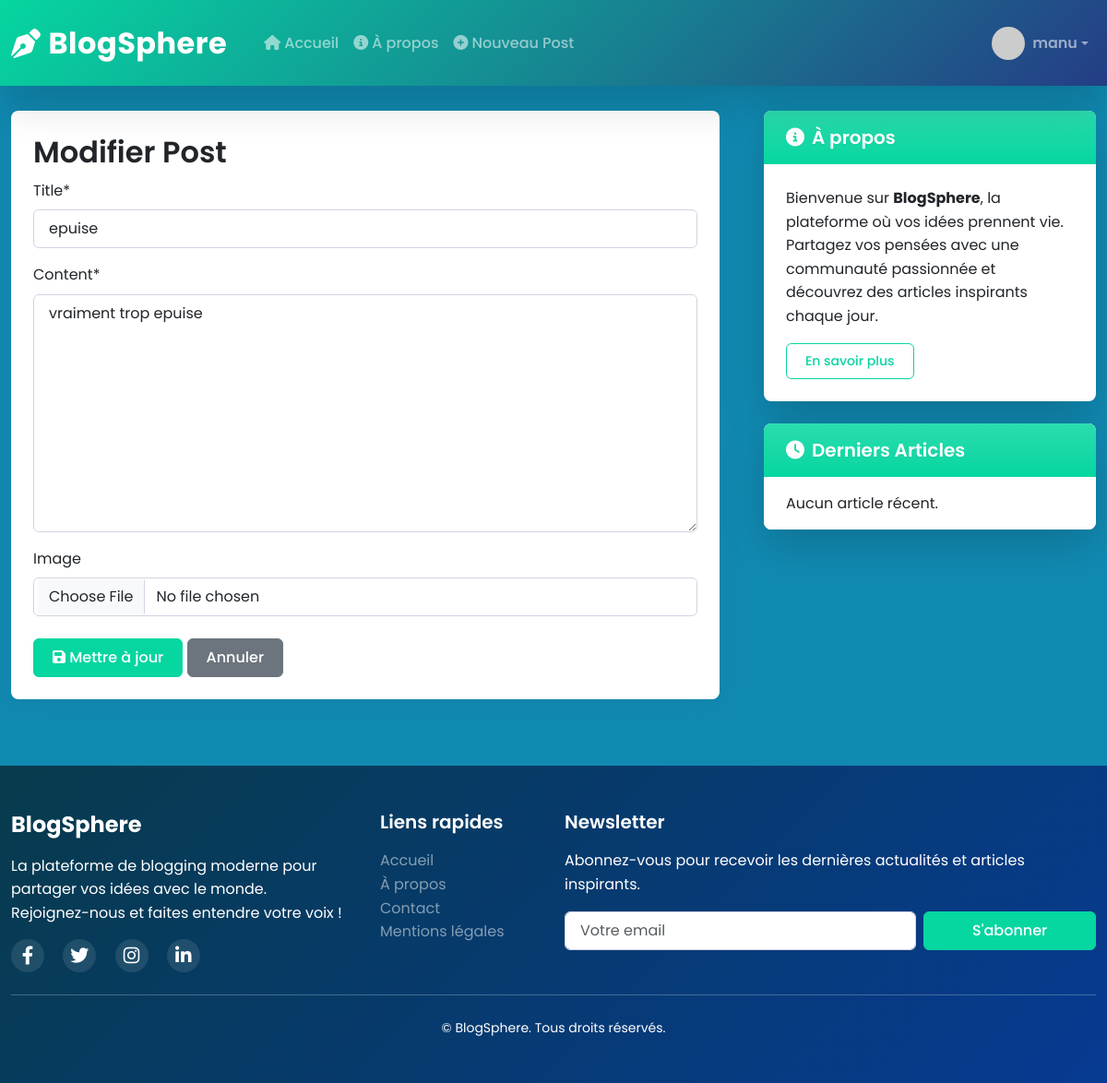
The app's page /post/6/update/ (signed in) with its own data.
### blog/models.py (models this page shows, shortened)
class Person(AbstractBaseUser, PermissionsMixin):
    SEX_TYPES = (
        ('M', 'Male'),
        ('F', 'Feminine'),
    )
    username = models.CharField(max_length=150, unique=True)  # unique ajouté pour éviter doublons
    email = models.EmailField(unique=True)
    sex = models.CharField(max_length=1, choices=SEX_TYPES, blank=True, null=True)
    profile_picture = models.ImageField(upload_to='profiles/', blank=True, null=True, default='default.jpg')
    is_staff = models.BooleanField(default=False)
    is_superuser = models.BooleanField(default=False)
    is_active = models.BooleanField(default=True)
    groups = models.ManyToManyField(
        Group,
        related_name='person_set',
        blank=True,
        verbose_name='groups',
        help_text='The groups this user belongs to.'
    )
    user_permissions = models.ManyToManyField(
        Permission,
        related_name='person_permissions_set',
        blank=True,
        verbose_name='user permissions',
        help_text='Specific permissions for this user.'
    )
    objects = UserManager()
    USERNAME_FIELD = 'email'
    REQUIRED_FIELDS = ['username']
    class Meta:
        verbose_name = "Person"
        verbose_name_plural = "Persons"
        constraints = [
            models.UniqueConstraint(fields=['username', 'email'], name='unique_person_username_email')
        ]

class Post(models.Model):
    title = models.CharField(max_length=200)
    content = models.TextField()
    date_posted = models.DateTimeField(default=timezone.now)
    author = models.ForeignKey(Person, on_delete=models.CASCADE)
    image = models.ImageField(upload_to='post_images', blank=True, null=True)
    likes = models.ManyToManyField(Person, related_name='blog_posts', blank=True)

### blog/views.py (the view, shortened to what this page needs)
# urls.py: path('post/<int:pk>/update/', PostUpdateView.as_view(), name='post-update'),
class PostUpdateView(LoginRequiredMixin, UserPassesTestMixin, UpdateView):
    model = Post
    fields = ['title', 'content', 'image']
    template_name = 'blog/post_form.html'
    def test_func(self):
        post = self.get_object()
        return post.author == self.request.user

### blog/templates/blog/post_form.html (shortened to what this page needs)
{% extends "blog/base.html" %}
{% load crispy_forms_tags %}
{% block content %}
    <div class="card">
        <div class="card-body">
            <h2 class="card-title">{% if form.instance.pk %}Modifier{% else %}Nouveau{% endif %} Post</h2>
            <form id="post-form" method="POST" enctype="multipart/form-data" autocomplete="off">
                {{ form|crispy }}
                <div class="form-group mt-4">
                    <button class="btn btn-primary" type="submit">
                        <i class="fas fa-save"></i> {% if form.instance.pk %}Mettre à jour{% else %}Publier{% endif %}
                    </button>
                    <a href="{% if form.instance.pk %}{% url 'post-detail' form.instance.pk %}{% else %}{% url 'blog-home' %}{% endif %}"
                       class="btn btn-secondary">
                        Annuler
                    </a>
                </div>
            </form>
        </div>
    </div>
{% endblock %}

### blog/templates/blog/base.html (shortened to what this page needs)
{% load static %}
<!DOCTYPE html>
<html lang="fr">
<head>
    <link href="https://cdn.jsdelivr.net/npm/bootstrap@5.3.0/dist/css/bootstrap.min.css" rel="stylesheet" />
    <link rel="stylesheet" href="https://cdnjs.cloudflare.com/ajax/libs/font-awesome/6.4.0/css/all.min.css" />
    <link rel="stylesheet" href="https://cdnjs.cloudflare.com/ajax/libs/animate.css/4.1.1/animate.min.css" />
    <link rel="stylesheet" href="{% static 'blog/css/main.css' %}" />
</head>
<body class="d-flex flex-column min-vh-100">
    <header>
        <nav class="navbar navbar-expand-lg navbar-dark shadow-lg fixed-top py-3 custom-navbar">
            <div class="container">
                <a class="navbar-brand fw-bold fs-2 d-flex align-items-center" href="{% url 'blog-home' %}">
                    <i class="fas fa-pen-nib me-2"></i>BlogSphere
                </a>
                <div class="collapse navbar-collapse" id="navbarNav">
                    <ul class="navbar-nav me-auto ms-3">
                        <li class="nav-item">
                            <a class="nav-link {% if request.resolver_match.url_name == 'blog-home' %}active{% endif %}" href="{% url 'blog-home' %}">
                                <i class="fas fa-home me-1"></i>Accueil
                            </a>
                        </li>
                        <li class="nav-item">
                            <a class="nav-link {% if request.resolver_match.url_name == 'blog-about' %}active{% endif %}" href="{% url 'blog-about' %}">
                                <i class="fas fa-info-circle me-1"></i>À propos
                            </a>
                        </li>
                        {% if user.is_authenticated %}
                        <li class="nav-item">
                            <a class="nav-link" href="{% url 'post-create' %}">
                                <i class="fas fa-plus-circle me-1"></i>Nouveau Post
                            </a>
                        </li>
                        {% endif %}
                    </ul>
                    <ul class="navbar-nav ms-auto">
                        {% if user.is_authenticated %}
                        <li class="nav-item dropdown">
                            <a class="nav-link dropdown-toggle d-flex align-items-center" href="#" id="userDropdown"
                               role="button" data-bs-toggle="dropdown" aria-expanded="false">
                                <img src="https://ui-avatars.com/api/?name={{ user.username }}&background=random"
                                     class="rounded-circle profile-img me-2" width="36" height="36" alt="Profile" />
                                <span class="fw-semibold">{{ user.username }}</span>
                            </a>
                        </li>
                        {% endif %}
                    </ul>
                </div>
            </div>
        </nav>
    </header>
    <main class="flex-grow-1 mt-5 pt-4">
        <div class="container my-5">
            <div class="row g-5">
                <div class="col-lg-8">
                    {% block content %}{% endblock %}
                </div>
                <div class="col-lg-4">
                    <div class="sticky-top custom-sticky">
                        <div class="card shadow-lg mb-4 animate__animated animate__fadeInRight">
                            <div class="card-header bg-gradient text-white custom-card-header">
                                <h5 class="mb-0"><i class="fas fa-info-circle me-2"></i>À propos</h5>
                            </div>
                            <div class="card-body">
                                <p class="card-text">
                                    Bienvenue sur <b>BlogSphere</b>, la plateforme où vos idées prennent vie.<br>
                                    Partagez vos pensées avec une communauté passionnée et découvrez des articles inspirants chaque jour.
                                </p>
                                <a href="{% url 'blog-about' %}" class="btn btn-outline-primary btn-sm">En savoir plus</a>
                            </div>
                        </div>
                        <div class="card shadow-lg animate__animated animate__fadeInRight animate__delay-1s">
                            <div class="card-header bg-gradient text-white custom-card-header">
                                <h5 class="mb-0"><i class="fas fa-clock me-2"></i>Derniers Articles</h5>
                            </div>
                            <div class="card-body p-0">
                                <div class="list-group list-group-flush">
                                    {% if recent_posts %}
                                        {% for post in recent_posts %}
                                        <a href="{% url 'post-detail' post.pk %}"
                                           class="list-group-item list-group-item-action d-flex justify-content-between align-items-center">
                                            <span>{{ post.title|truncatechars:30 }}</span>
                                            <span class="badge bg-primary rounded-pill">{{ post.comments.count }}</span>
                                        </a>
                                        {% endfor %}
                                    {% else %}
                                        <div class="list-group-item">Aucun article récent.</div>
                                    {% endif %}
                                </div>
                            </div>
                        </div>
                    </div>
                </div>
            </div>
        </div>
    </main>
    <footer class="footer-bg text-white py-5 mt-auto">
        <div class="container">
            <div class="row">
                <div class="col-md-4 mb-4 mb-md-0">
                    <h4 class="fw-bold mb-3">BlogSphere</h4>
                    <p>
                        La plateforme de blogging moderne pour partager vos idées avec le monde.<br>
                        Rejoignez-nous et faites entendre votre voix !
                    </p>
                    <div class="social-icons mt-3">
                        <a href="#" class="text-white me-3 fs-5"><i class="fab fa-facebook-f"></i></a>
                        <a href="#" class="text-white me-3 fs-5"><i class="fab fa-twitter"></i></a>
                        <a href="#" class="text-white me-3 fs-5"><i class="fab fa-instagram"></i></a>
                        <a href="#" class="text-white fs-5"><i class="fab fa-linkedin-in"></i></a>
                    </div>
                </div>
                <div class="col-md-2 mb-4 mb-md-0">
                    <h5 class="mb-3">Liens rapides</h5>
                    <ul class="list-unstyled">
                        <li><a href="{% url 'blog-home' %}" class="text-white-50">Accueil</a></li>
                        <li><a href="{% url 'blog-about' %}" class="text-white-50">À propos</a></li>
                        <li><a href="{% url 'blog-Contact' %}" class="text-white-50">Contact</a></li>
                        <li><a href="#" class="text-white-50">Mentions légales</a></li>
                    </ul>
                </div>
                <div class="col-md-6">
                    <h5 class="mb-3">Newsletter</h5>
                    <p>Abonnez-vous pour recevoir les dernières actualités et articles inspirants.</p>
                    <form class="row g-2">
                        <div class="col-8">
                            <input type="email" class="form-control" placeholder="Votre email" />
                        </div>
                        <div class="col-4">
                            <button type="submit" class="btn btn-primary w-100">S'abonner</button>
                        </div>
                    </form>
                </div>
            </div>
            <hr class="my-4 bg-secondary" />
            <div class="text-center">
                <p class="mb-0 small">&copy; {{ now|date:"Y" }} BlogSphere. Tous droits réservés.</p>
            </div>
        </div>
    </footer>
</body>
</html>

### blog/static/blog/css/main.css (style rules this page uses)
:root { --primary-color: #06d6a0; --secondary-color: #118ab2; --accent-color: #253d85; --dark-color: #5a5c69; --light-color: #ffffff; --success-color: #1cc88a; --danger-color: #e74a3b; --warning-color: #f6c23e; --info-color: #1a759f; }
body { font-family: 'Poppins', sans-serif; background-color: var(--secondary-color); color: #333; line-height: 1.6; display: flex; flex-direction: column; min-height: 100vh; }
h1, h2, h3, h4, h5, h6 { font-weight: 600; color: var(--primary-text); line-height: 1.3; margin-bottom: 1rem; text-shadow: 0 1px 1px rgba(0,0,0,0.05); }
h2 { font-size: 2rem; color: var(--primary-text); }
h4 { font-size: 1.5rem; color: var(--secondary-text); }
h5 { font-size: 1.25rem; color: var(--secondary-text); }
a { text-decoration: none; transition: all 0.3s ease; }
.navbar { box-shadow: 0 0.15rem 1.75rem 0 rgba(58, 59, 69, 0.15); padding: 0.5rem 0; background: linear-gradient(135deg, var(--primary-color) 0%, var(--accent-color) 100%); }
.navbar-brand { font-weight: 700; font-size: 1.5rem; letter-spacing: 0.5px; }
.nav-link { font-weight: 500; padding: 0.5rem 1rem; border-radius: 0.375rem; transition: all 0.3s; }
main { flex: 1; padding-top: 5rem; }
.container { max-width: 1200px; }
.card { border: none; border-radius: 0.5rem; box-shadow: 0 0.15rem 1.75rem 0 rgba(58, 59, 69, 0.1); transition: transform 0.3s ease, box-shadow 0.3s ease; margin-bottom: 1.5rem; overflow: hidden; }
.card-header { background-color: var(--primary-color); color: rgb(118, 236, 148); padding: 1rem 1.5rem; border-bottom: none; }
.card-body { padding: 1.5rem; }
.list-group-item { border: none; padding: 1rem 1.5rem; border-bottom: 1px solid rgba(0, 0, 0, 0.05); transition: all 0.3s; }
.list-group-item:last-child { border-bottom: none; }
.btn { font-weight: 500; padding: 0.5rem 1.25rem; border-radius: 0.375rem; transition: all 0.3s; }
.btn-primary { background-color: var(--primary-color); border-color: var(--primary-color); }
.btn-outline-primary { color: var(--primary-color); border-color: var(--primary-color); }
footer { background: linear-gradient(135deg, #073b4c 0%, #073a92 100%); color: white; padding: 3rem 0 1.5rem; margin-top: 3rem; }
footer a { color: rgba(255, 255, 255, 0.7); transition: all 0.3s; }
.social-icons a { display: inline-flex; align-items: center; justify-content: center; width: 36px; height: 36px; border-radius: 50%; background-color: rgba(255, 255, 255, 0.1); margin-right: 0.5rem; transition: all 0.3s; }
.animate__animated { --animate-duration: 0.5s; }
.form-control { border-radius: 0.375rem; padding: 0.5rem 1rem; border: 1px solid #d1d3e2; transition: all 0.3s; }

### records on screen
Person: username "manu"
Post: title "epuise", content "vraiment trop epuise"
